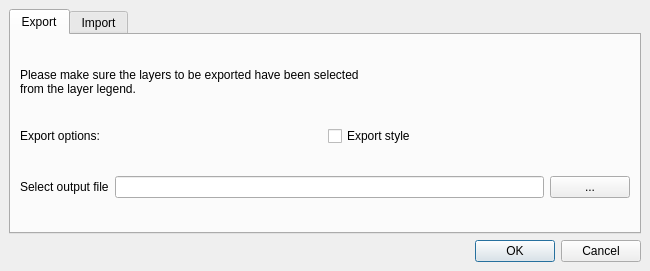
<?xml version="1.0" encoding="UTF-8"?>
<ui version="4.0">
 <class>BeeDipDockWidgetBase</class>
 <widget class="QDockWidget" name="BeeDipDockWidgetBase">
  <property name="geometry">
   <rect>
    <x>0</x>
    <y>0</y>
    <width>650</width>
    <height>271</height>
   </rect>
  </property>
  <property name="windowTitle">
   <string>BeeDip</string>
  </property>
  <widget class="QWidget" name="dockWidgetContents">
   <layout class="QVBoxLayout" name="verticalLayout">
    <item>
     <widget class="QTabWidget" name="tabWidget">
      <property name="currentIndex">
       <number>0</number>
      </property>
      <widget class="QWidget" name="export_2">
       <attribute name="title">
        <string>Export</string>
       </attribute>
       <layout class="QVBoxLayout" name="verticalLayout_2">
        <item>
         <layout class="QHBoxLayout" name="horizontalLayout">
          <item>
           <widget class="QLabel" name="label">
            <property name="sizePolicy">
             <sizepolicy hsizetype="Preferred" vsizetype="Fixed">
              <horstretch>0</horstretch>
              <verstretch>0</verstretch>
             </sizepolicy>
            </property>
            <property name="layoutDirection">
             <enum>Qt::LeftToRight</enum>
            </property>
            <property name="autoFillBackground">
             <bool>false</bool>
            </property>
            <property name="text">
             <string>Please make sure the layers to be exported have been selected
from the layer legend.</string>
            </property>
            <property name="scaledContents">
             <bool>false</bool>
            </property>
            <property name="wordWrap">
             <bool>false</bool>
            </property>
           </widget>
          </item>
         </layout>
        </item>
        <item>
         <layout class="QHBoxLayout" name="horizontalLayout_4">
          <item>
           <widget class="QLabel" name="label_4">
            <property name="text">
             <string>Export options:</string>
            </property>
           </widget>
          </item>
          <item>
           <widget class="QCheckBox" name="checkBox">
            <property name="text">
             <string>Export style</string>
            </property>
           </widget>
          </item>
         </layout>
        </item>
        <item>
         <layout class="QHBoxLayout" name="horizontalLayout_2">
          <item alignment="Qt::AlignVCenter">
           <widget class="QLabel" name="label_2">
            <property name="text">
             <string>Select output file</string>
            </property>
           </widget>
          </item>
          <item alignment="Qt::AlignVCenter">
           <widget class="QLineEdit" name="lineEdit"/>
          </item>
          <item>
           <widget class="QPushButton" name="pushButton">
            <property name="text">
             <string>...</string>
            </property>
           </widget>
          </item>
         </layout>
        </item>
       </layout>
      </widget>
      <widget class="QWidget" name="import_2">
       <attribute name="title">
        <string>Import</string>
       </attribute>
       <layout class="QVBoxLayout" name="verticalLayout_3">
        <item>
         <layout class="QHBoxLayout" name="horizontalLayout_3">
          <item>
           <widget class="QLabel" name="label_3">
            <property name="text">
             <string>Select a file</string>
            </property>
           </widget>
          </item>
          <item>
           <widget class="QLineEdit" name="lineEdit_2">
            <property name="enabled">
             <bool>true</bool>
            </property>
           </widget>
          </item>
          <item alignment="Qt::AlignVCenter">
           <widget class="QPushButton" name="pushButton_2">
            <property name="text">
             <string>...</string>
            </property>
           </widget>
          </item>
         </layout>
        </item>
       </layout>
      </widget>
     </widget>
    </item>
    <item>
     <widget class="QDialogButtonBox" name="button_box">
      <property name="orientation">
       <enum>Qt::Horizontal</enum>
      </property>
      <property name="standardButtons">
       <set>QDialogButtonBox::Cancel|QDialogButtonBox::Ok</set>
      </property>
     </widget>
    </item>
   </layout>
  </widget>
 </widget>
 <resources/>
 <connections/>
</ui>
